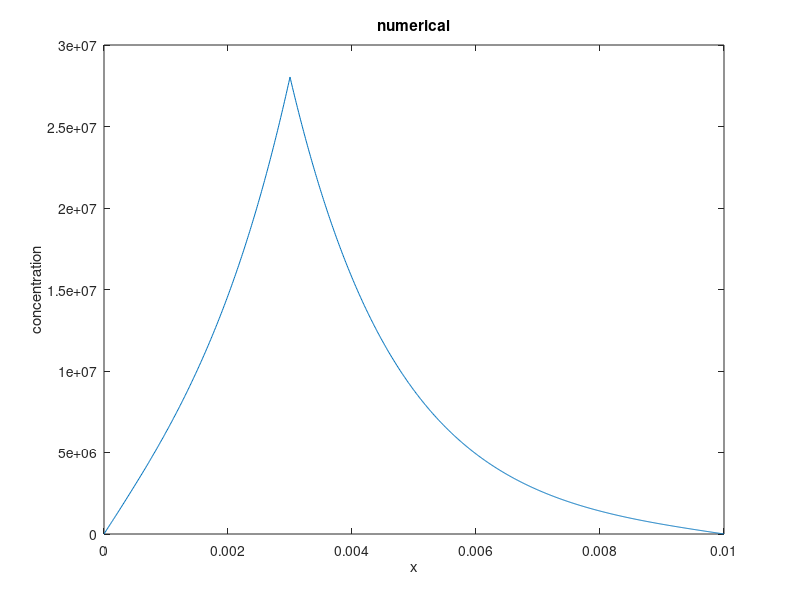
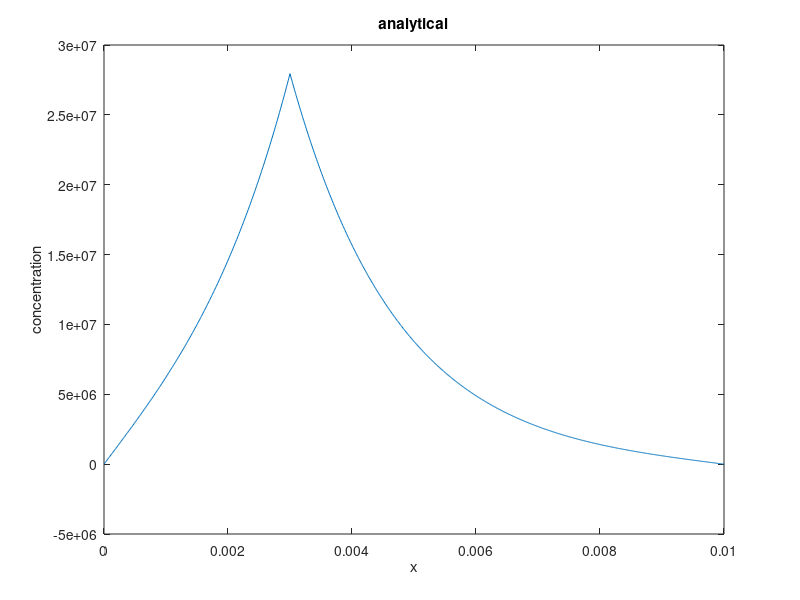
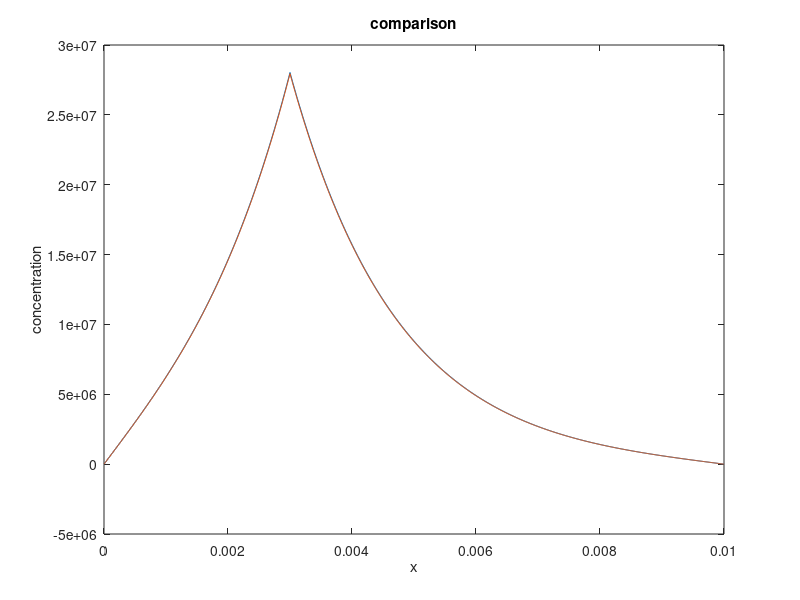

The MATLAB script that drew these images, in order:
d = 100*10^-4; %cm %distance between A and B
N = 1000; %number of points
nA = 0; %cm^-3
nB  = 0; %cm^-3
tau = 10^-7; %s
D = 30; %cm^2/sec
x = d/N; %gridspacing
n(1:N+1) = 0;
n(1) = nA;
n(N+1) = nB;
S(1:N+1) = 0;
s = round(30*10^-4/x);
S(s+1) = 10^12;
xgrid = linspace(0, d, N+1);

P(1:N+1) = 0;
P(1) = nA;
P(N+1) = nB;
P = P+S;
M(1:N+1, 1:N+1) = 0;
M(1,1) = 1;
M(N+1, N+1) = 1;
for i=2:N
    M(i,i) = (-2/x^2)-(1/(D*tau));
    M(i,i-1) = 1/x^2;
    M(i,i+1) = 1/x^2;
end
M(s+1,1:N+1) = 0;
M(s+1, s+1) = 2*D/x;
M(s+1, s+2) = -D/x;
M(s+1, s) = -D/x;
n = M\P';

figure(1); %numerical
plot(xgrid, n);
xlabel('x')
ylabel('concentration')
title('numerical')
n_analytical(1:s+1) = 10^6*((5.105*exp(577.35*xgrid(1:s+1)))+(-5.105*exp(-577.35*xgrid(1:s+1))));
n_analytical(2+s:N+1) = ((-1527.836*exp(577.35*xgrid(2+s:N+1)))+(1.58*10^8*exp(-577.35*xgrid(2+s:N+1))));
figure(2); %analytical
plot(xgrid, n_analytical);
xlabel('x')
ylabel('concentration')
title('analytical')
figure(3); %comparison
plot(xgrid, n, xgrid, n_analytical);
xlabel('x')
ylabel('concentration')
title('comparison')

%flux
flux_A = D*(n(2)-n(1))/x;
flux_B = D*(n(N+1)-n(N))/x;